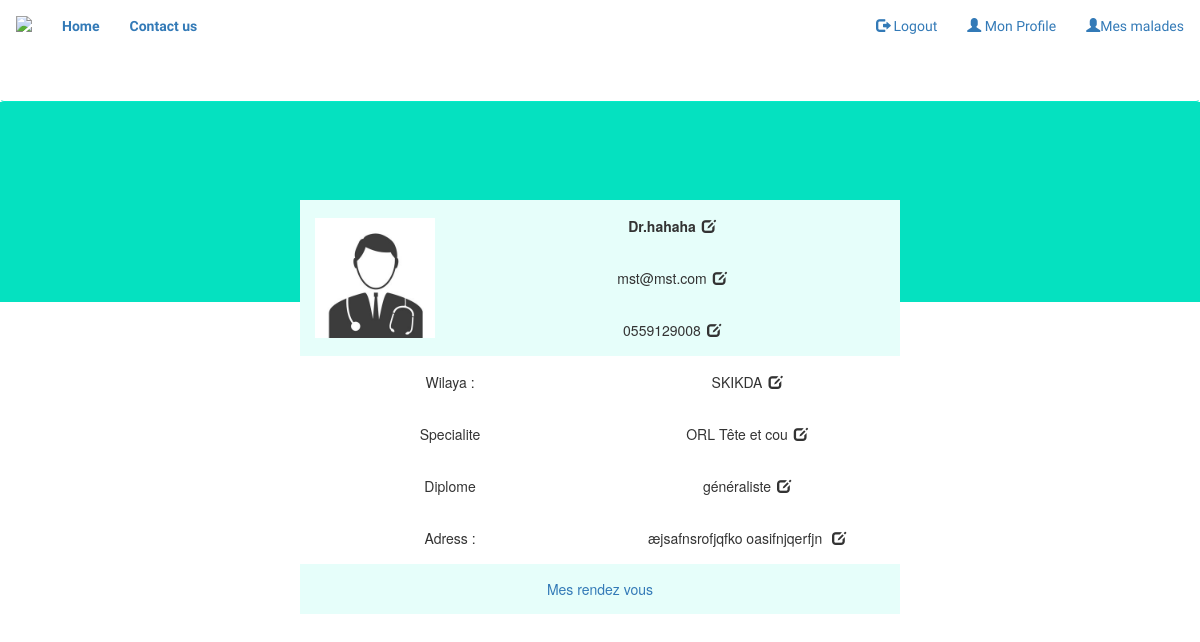
/MonProfile.php (signed in), run on the app's committed database.
### tables this page shows
CREATE TABLE `doc` (
  `user` varchar(20) NOT NULL,
  `pass` varchar(20) NOT NULL,
  `diplome` int(2) NOT NULL,
  `spec` int(2) NOT NULL,
  `email` varchar(40) NOT NULL,
  `tel` varchar(15) NOT NULL,
  `wilaya` int(2) NOT NULL,
  `nom` varchar(30) NOT NULL,
  `adress` varchar(100) NOT NULL
);

### MonProfileDoc.php (the view, shortened to what this page needs)
<?php if ( isset($_SESSION['user'] ) && isset($_SESSION['type']) )
{
  $conn = new mysqli("localhost", "id1811609_root", "aymen","id1811609_my_db");
  $sql = "SELECT * FROM doc WHERE user='".$_SESSION['user']."'";
  $result=$conn->query($sql);
  $row= mysqli_fetch_assoc($result) ;
  switch ($row['spec']) {
  case "1" : $row['spec']="ORL Tête et cou";
  break;
  }
  switch ($row['diplome']) {
  case"1":$row['diplome']="généraliste";
            break;
  }
  switch ($row['wilaya']) {
  case"21":$row['wilaya']="SKIKDA";
  break;
  }
  $row['path'] ="\Profile_pic/pic.jpg";
}
else {
  $url = 'index.php';
  echo"<script>window.location = '$url';</script>";
  exit();
}
?>
<!DOCTYPE html>
<html>
<head>
</head>
<body>
<div class="bar">
<div class="table">
<table width="50%" border="0">
    <tr>
      <td rowspan="3" width="25%" ><img src="<?php echo $row['path'] ;?>"/></td>
      <td><strong><?php echo'Dr.'.$row['nom']; ?></strong><button  onClick="myfunction('nom')" ><span class="glyphicon glyphicon-edit" ></span></button>   <input id="nom" class="edit" onBlur="edit('nom')" type=text  >
</td>
    </tr>
    <tr>
      <td><?php echo $row['email']; ?><button onclick="myfunction('email')" ><span class="glyphicon glyphicon-edit"></span></button> <input onBlur="edit('email')" type="email" id="email" class="edit" required ></td>
    </tr>
    <tr>
      <td><?php echo $row['tel']; ?><button onclick="myfunction('tel')" ><span class="glyphicon glyphicon-edit"></span></button><input  class="edit" required type="tel" id="tel" onBlur="edit('tel')" ></td>
    </tr>
 </table>
<table class="grey" border="0" width="50%" >
 <tr>
<td width="50%">   Wilaya :</td> <td><?php echo $row['wilaya']?><button style="background-color:white;" onClick="myfunction('wilaya')" ><span class="glyphicon glyphicon-edit"></span></button></td>
  </tr>
  <tr>
<td width="50%" >  Specialite  </td> <td><?php echo $row['spec']?><button style="background-color:white;"onClick="myfunction('spec')" ><span class="glyphicon glyphicon-edit"></span></button></td>
  </tr>
  <tr>
<td width="50%" >  Diplome  </td> <td><?php echo $row['diplome']?><button style="background-color:white;" onclick="myfunction('diplome')" ><span class="glyphicon glyphicon-edit"></span></button></td>
  </tr>
  <tr>
<td width="50%" >  Adress :  </td> <td><?php echo $row['adress']?> <button style="background-color:white;" onclick="myfunction('adress')" ><span class="glyphicon glyphicon-edit"></span></button> </td>
  </tr>
</table>
<table border="0" width="50%">
 <tr>
   <td ><a target="_blank" href="mrdv.php?user=<?php echo $_SESSION['user'];?>">Mes rendez vous </a>   </td>
   </tr>
</table>
</div>
</div>
</body>
</html>

### MonProfileDoc.php (style rules this page uses)
button { background-color: #e6fefa ; border: none; }
.bar { height: 200px; background-color: #05e1c0; }
.table { position:absolute; top:200px; text-align: center; }
table { line-height: 50px; margin-left: 25%; }
.grey td { background-color: white; }
td { background-color: #e6fefa; }
td img { height: 120px; width: auto; }

### data on the page
doc: nom "hahaha", email "mst@mst.com", tel "0559129008", adress "æjsafnsrofjqfko oasifnjqerfjn"

### other printed values
$row['wilaya'] "SKIKDA"
$row['spec'] "ORL Tête et cou"
$row['diplome'] "généraliste"
